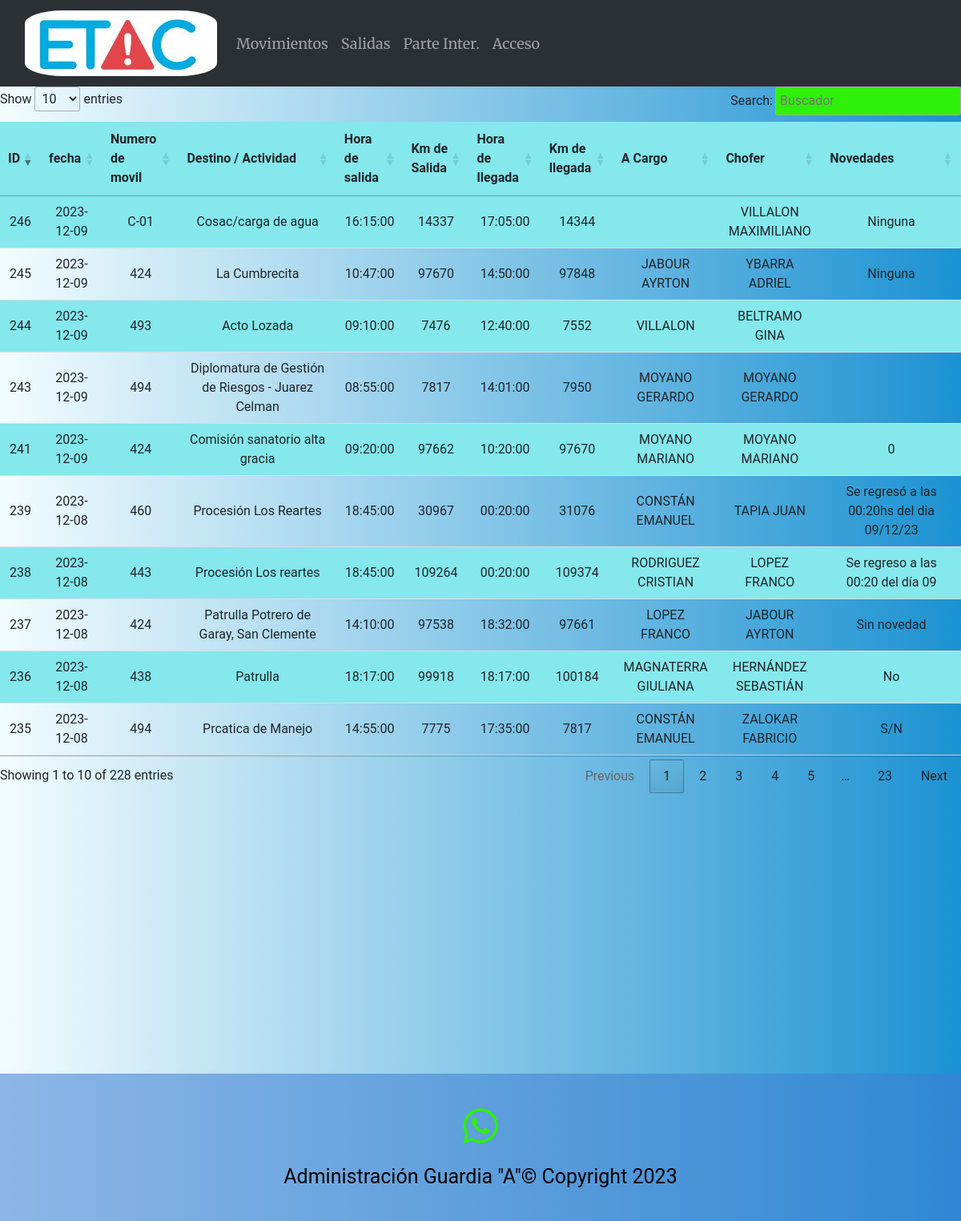
The app's page /movimientos, older data.
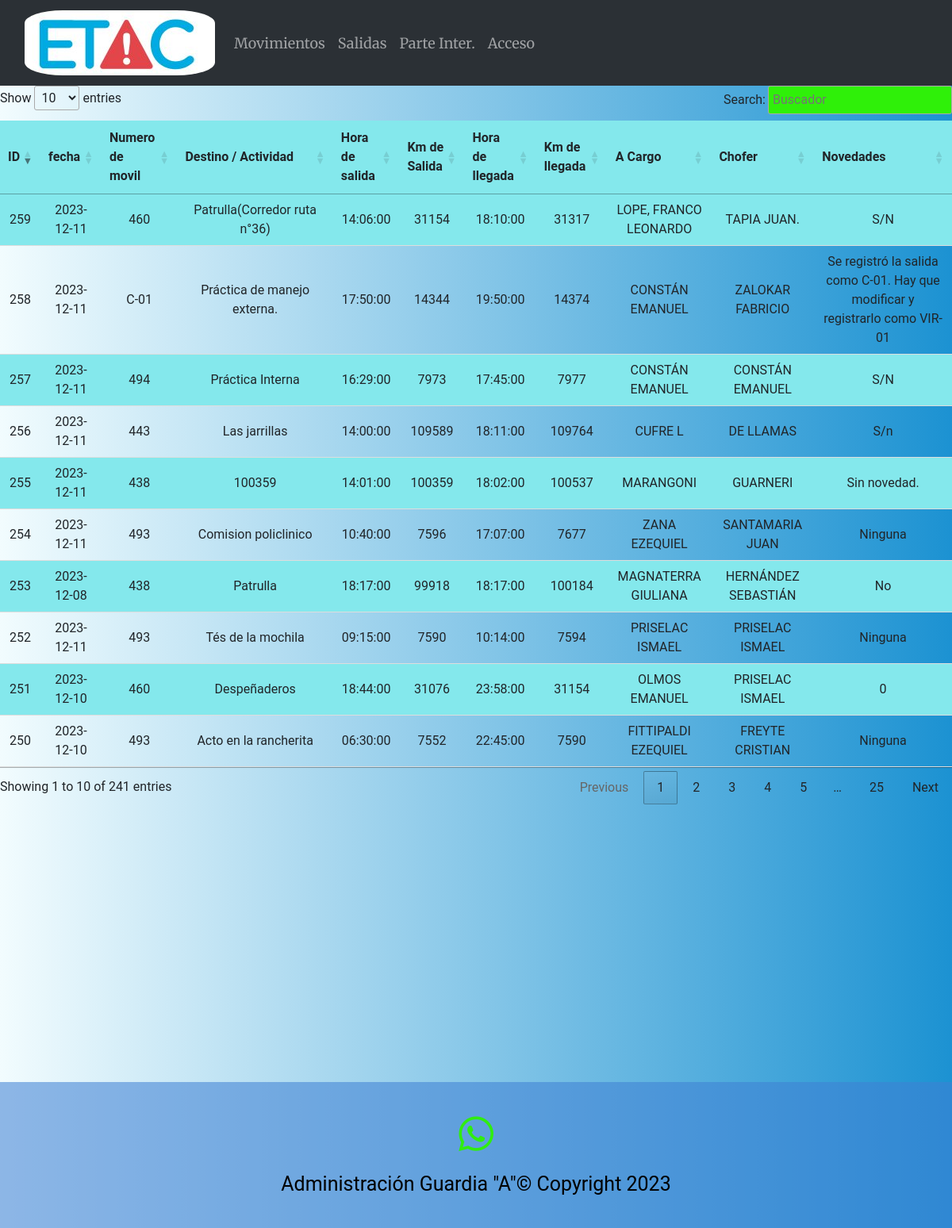
The same page, newer data.
### main.py (models this page shows)
    class Movimientos_moviles(db.Model):
        __tablename__ = 'Movimientos_moviles'  # Agrega esta línea para especificar el nombre de la tabla en la base de datos
        id_movimiento = db.Column(db.Integer, primary_key=True)
        fecha = db.Column(db.Date)
        numero_movil = db.Column(db.Integer)
        destino = db.Column(db.String(1000))
        hora_salida = db.Column(db.Time)
        km_salida = db.Column(db.Integer)
        hora_llegada = db.Column(db.Time)
        km_llegada = db.Column(db.Integer)
        a_cargo = db.Column(db.String(50))
        chofer = db.Column(db.String(50))
        novedades = db.Column(db.String(100))

### main.py (the view)
@app.route('/movimientos')
def movimientos():
    movimientos = Movimientos_moviles.query.order_by(Movimientos_moviles.id_movimiento).all()
    return render_template("movimientos.html", moviles=movimientos)

### templates/movimientos.html (shortened to what this page needs)
{% extends "base.html" %}
{% block content %}
{% if moviles %}
<table class="tabla_agentes" id="tablacarnet2" >
        <thead>
        <tr>
            <th>ID</th>
            <th>fecha</th>
            <th>Numero de movil</th>
            <th>Destino / Actividad</th>
            <th>Hora de salida</th>
            <th>Km de Salida</th>
            <th>Hora de llegada</th>
            <th>Km de llegada</th>
            <th>A Cargo</th>
            <th>Chofer</th>
            <th>Novedades</th>
        </tr>
        </thead>
    <tbody>
    {% for eco in moviles %}
    <tr>
            <td>{{ eco.id_movimiento }}</td>
            <td>{{ eco.fecha }}</td>
            <td>{{ eco.numero_movil }}</td>
            <td>{{ eco.destino }}</td>
            <td>{{ eco.hora_salida }}</td>
            <td>{{ eco.km_salida }}</td>
            <td>{{ eco.hora_llegada }}</td>
            <td>{{ eco.km_llegada }}</td>
            <td>{{ eco.a_cargo }}</td>
            <td>{{ eco.chofer }}</td>
            <td>{{ eco.novedades }}</td>
        </tr>
    {% endfor %}
    </tbody>
</table>
{% else %}
<p>No hay movimientos registrados.</p>
{% endif %}
{% endblock %}

Row changes from the older to the newer data that the page shows:
no longer on this page (row unchanged): Movimientos_moviles: id_movimiento "235", fecha "2023-12-08", numero_movil "494", destino "Prcatica de Manejo", hora_salida "14:55:00", km_salida "7775", hora_llegada "17:35:00", km_llegada "7817", a_cargo "CONSTÁN EMANUEL", chofer "ZALOKAR FABRICIO", novedades "S/N"
no longer on this page (row unchanged): Movimientos_moviles: id_movimiento "236", fecha "2023-12-08", numero_movil "438", destino "Patrulla", hora_salida "18:17:00", km_salida "99918", hora_llegada "18:17:00", km_llegada "100184", a_cargo "MAGNATERRA GIULIANA", chofer "HERNÁNDEZ SEBASTIÁN", novedades "No"
no longer on this page (row unchanged): Movimientos_moviles: id_movimiento "237", fecha "2023-12-08", numero_movil "424", destino "Patrulla Potrero de Garay, San Clemente", hora_salida "14:10:00", km_salida "97538", hora_llegada "18:32:00", km_llegada "97661", a_cargo "LOPEZ FRANCO", chofer "JABOUR AYRTON", novedades "Sin novedad"
no longer on this page (row unchanged): Movimientos_moviles: id_movimiento "238", fecha "2023-12-08", numero_movil "443", destino "Procesión Los reartes", hora_salida "18:45:00", km_salida "109264", hora_llegada "00:20:00", km_llegada "109374", a_cargo "RODRIGUEZ CRISTIAN", chofer "LOPEZ FRANCO", novedades "Se regreso a las 00:20 del día 09"
no longer on this page (row unchanged): Movimientos_moviles: id_movimiento "239", fecha "2023-12-08", numero_movil "460", destino "Procesión Los Reartes", hora_salida "18:45:00", km_salida "30967", hora_llegada "00:20:00", km_llegada "31076", a_cargo "CONSTÁN EMANUEL", chofer "TAPIA JUAN", novedades "Se regresó a las 00:20hs del dia 09/12/23"
no longer on this page (row unchanged): Movimientos_moviles: id_movimiento "241", fecha "2023-12-09", numero_movil "424", destino "Comisión sanatorio alta gracia", hora_salida "09:20:00", km_salida "97662", hora_llegada "10:20:00", km_llegada "97670", a_cargo "MOYANO MARIANO", chofer "MOYANO MARIANO", novedades "0"
no longer on this page (row unchanged): Movimientos_moviles: id_movimiento "243", fecha "2023-12-09", numero_movil "494", destino "Diplomatura de Gestión de Riesgos - Juarez Celman", hora_salida "08:55:00", km_salida "7817", hora_llegada "14:01:00", km_llegada "7950", a_cargo "MOYANO GERARDO", chofer "MOYANO GERARDO"
no longer on this page (row unchanged): Movimientos_moviles: id_movimiento "244", fecha "2023-12-09", numero_movil "493", destino "Acto Lozada", hora_salida "09:10:00", km_salida "7476", hora_llegada "12:40:00", km_llegada "7552", a_cargo "VILLALON", chofer "BELTRAMO GINA"
no longer on this page (row unchanged): Movimientos_moviles: id_movimiento "245", fecha "2023-12-09", numero_movil "424", destino "La Cumbrecita", hora_salida "10:47:00", km_salida "97670", hora_llegada "14:50:00", km_llegada "97848", a_cargo "JABOUR AYRTON", chofer "YBARRA ADRIEL", novedades "Ninguna"
no longer on this page (row unchanged): Movimientos_moviles: id_movimiento "246", fecha "2023-12-09", numero_movil "C-01", destino "Cosac/carga de agua", hora_salida "16:15:00", km_salida "14337", hora_llegada "17:05:00", km_llegada "14344", chofer "VILLALON MAXIMILIANO", novedades "Ninguna"
added Movimientos_moviles: id_movimiento "250", fecha "2023-12-10", numero_movil "493", destino "Acto en la rancherita", hora_salida "06:30:00", km_salida "7552", hora_llegada "22:45:00", km_llegada "7590", a_cargo "FITTIPALDI EZEQUIEL", chofer "FREYTE CRISTIAN", novedades "Ninguna"
added Movimientos_moviles: id_movimiento "251", fecha "2023-12-10", numero_movil "460", destino "Despeñaderos", hora_salida "18:44:00", km_salida "31076", hora_llegada "23:58:00", km_llegada "31154", a_cargo "OLMOS EMANUEL", chofer "PRISELAC ISMAEL", novedades "0"
added Movimientos_moviles: id_movimiento "252", fecha "2023-12-11", numero_movil "493", destino "Tés de la mochila", hora_salida "09:15:00", km_salida "7590", hora_llegada "10:14:00", km_llegada "7594", a_cargo "PRISELAC ISMAEL", chofer "PRISELAC ISMAEL", novedades "Ninguna"
added Movimientos_moviles: id_movimiento "253", fecha "2023-12-08", numero_movil "438", destino "Patrulla", hora_salida "18:17:00", km_salida "99918", hora_llegada "18:17:00", km_llegada "100184", a_cargo "MAGNATERRA GIULIANA", chofer "HERNÁNDEZ SEBASTIÁN", novedades "No"
added Movimientos_moviles: id_movimiento "254", fecha "2023-12-11", numero_movil "493", destino "Comision policlinico", hora_salida "10:40:00", km_salida "7596", hora_llegada "17:07:00", km_llegada "7677", a_cargo "ZANA EZEQUIEL", chofer "SANTAMARIA JUAN", novedades "Ninguna"
added Movimientos_moviles: id_movimiento "255", fecha "2023-12-11", numero_movil "438", destino "100359", hora_salida "14:01:00", km_salida "100359", hora_llegada "18:02:00", km_llegada "100537", a_cargo "MARANGONI", chofer "GUARNERI", novedades "Sin novedad."
added Movimientos_moviles: id_movimiento "256", fecha "2023-12-11", numero_movil "443", destino "Las jarrillas", hora_salida "14:00:00", km_salida "109589", hora_llegada "18:11:00", km_llegada "109764", a_cargo "CUFRE L", chofer "DE LLAMAS", novedades "S/n"
added Movimientos_moviles: id_movimiento "257", fecha "2023-12-11", numero_movil "494", destino "Práctica Interna", hora_salida "16:29:00", km_salida "7973", hora_llegada "17:45:00", km_llegada "7977", a_cargo "CONSTÁN EMANUEL", chofer "CONSTÁN EMANUEL", novedades "S/N"
added Movimientos_moviles: id_movimiento "258", fecha "2023-12-11", numero_movil "C-01", destino "Práctica de manejo externa.", hora_salida "17:50:00", km_salida "14344", hora_llegada "19:50:00", km_llegada "14374", a_cargo "CONSTÁN EMANUEL", chofer "ZALOKAR FABRICIO", novedades "Se registró la salida como C-01. Hay que modificar y registrarlo como VIR- 01"
added Movimientos_moviles: id_movimiento "259", fecha "2023-12-11", numero_movil "460", destino "Patrulla(Corredor ruta n°36)", hora_salida "14:06:00", km_salida "31154", hora_llegada "18:10:00", km_llegada "31317", a_cargo "LOPE, FRANCO LEONARDO", chofer "TAPIA JUAN.", novedades "S/N"
Text that changed along with them:
text written by a page script: "Show entries Search: Showing 1 to 10 of 228 entries Previous 1 2 3 4 5 … 23 Next" → "Show entries Search: Showing 1 to 10 of 241 entries Previous 1 2 3 4 5 … 25 Next"
